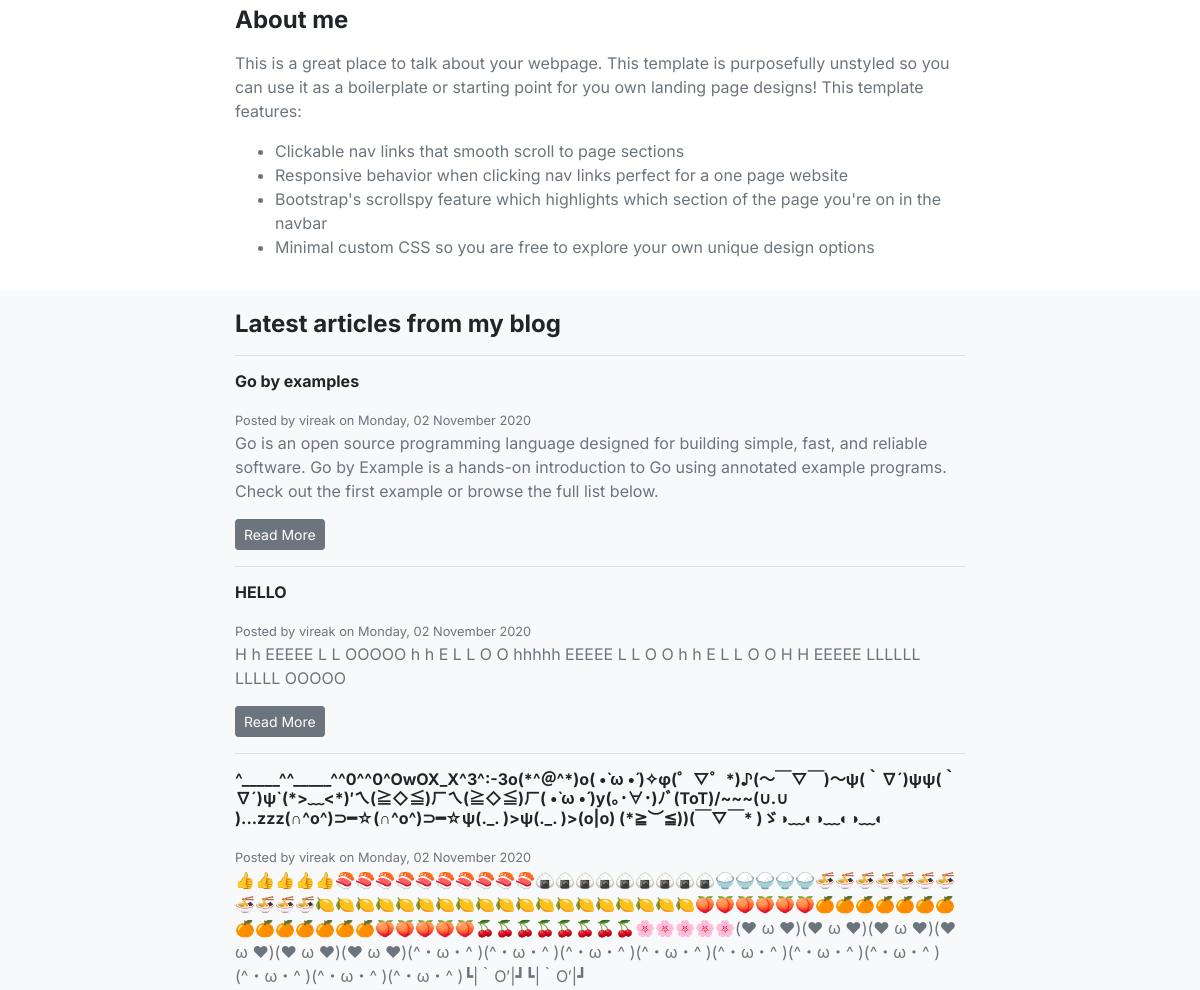
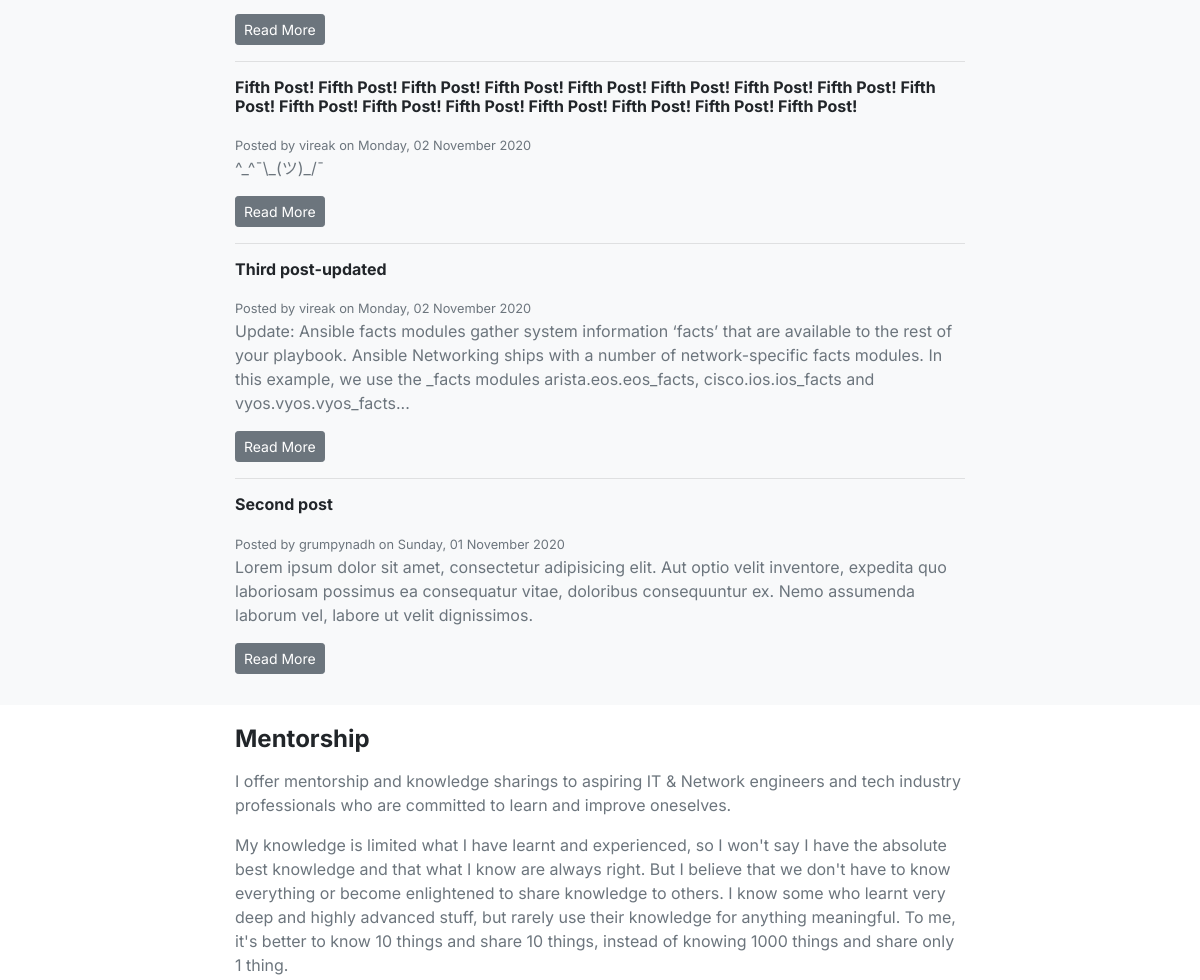
Before: / (middle part) with the older database file (2 pictures, top to bottom).
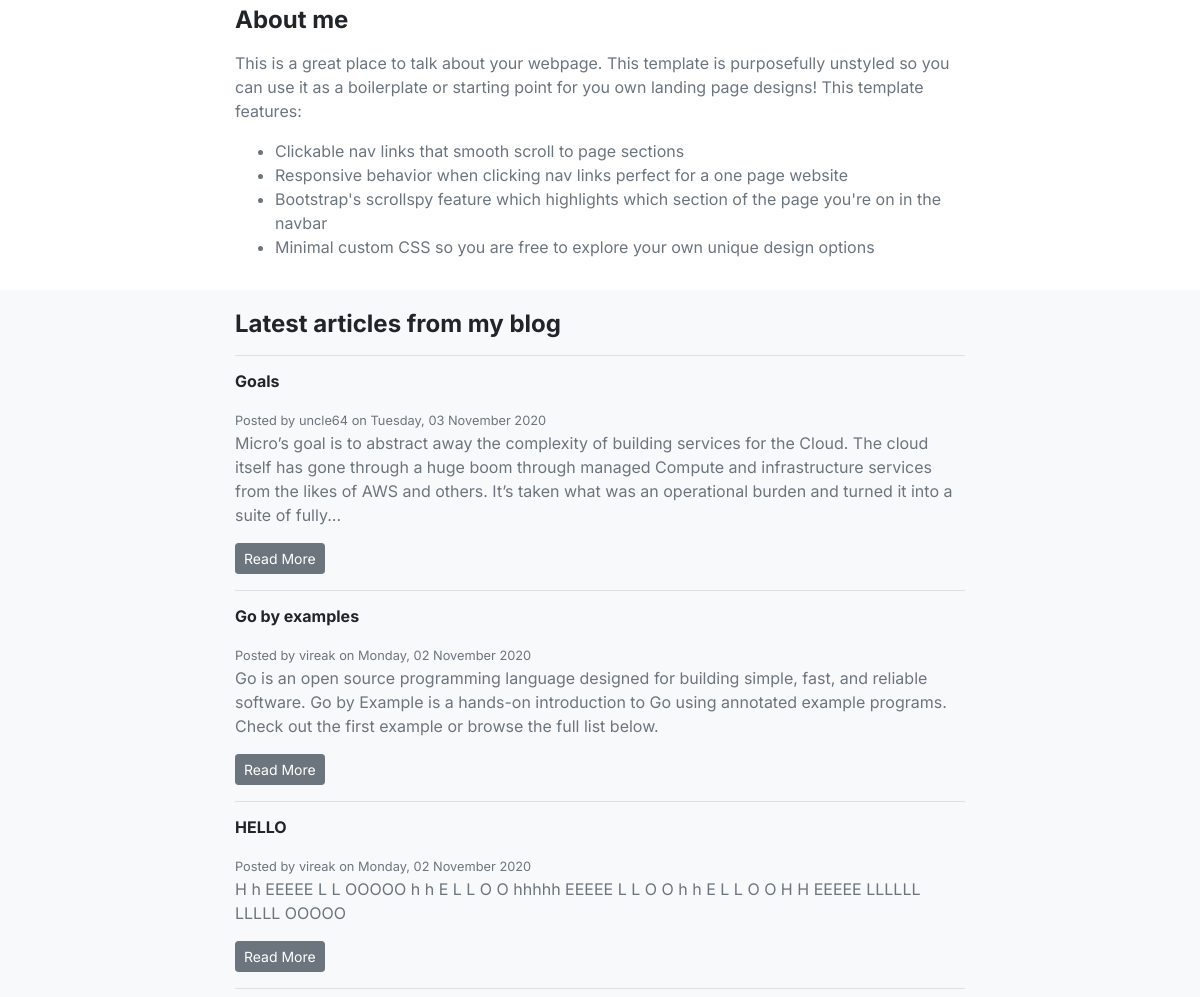
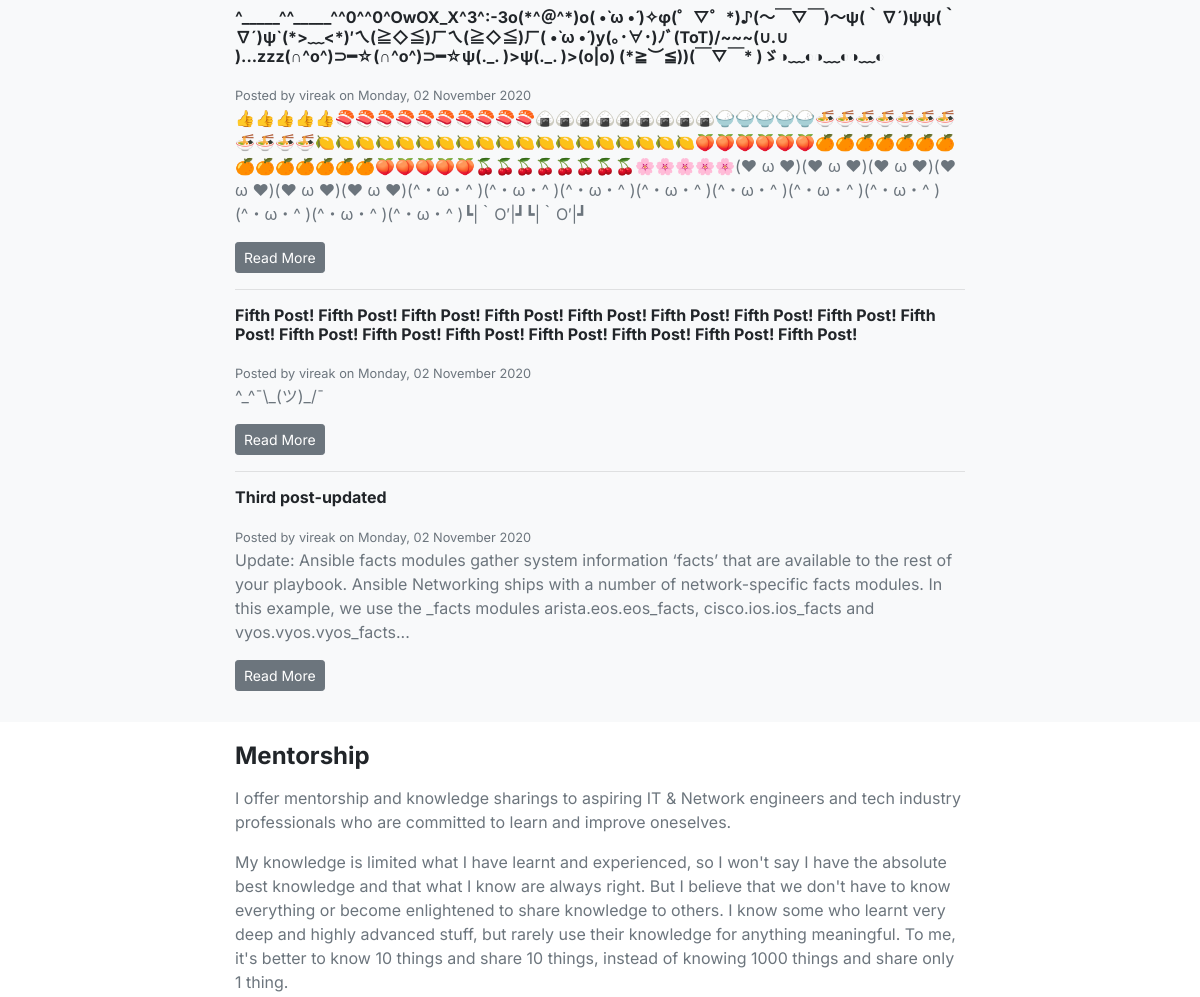
After: the same page with the newer database file (2 pictures, top to bottom).
### app/posts/models.py (models this page shows, shortened)
class Post(db.Model):
    __tablename__ = "posts"
    id = db.Column(db.Integer, primary_key=True, autoincrement=True)
    author_id = db.Column(db.Integer, db.ForeignKey('users.id'), nullable=False)
    title = db.Column(db.String(128), unique=True, nullable=False)
    content = db.Column(db.Text, nullable=False)
    tag = db.Column(db.String)
    date_posted= db.Column(db.DateTime, nullable=False, default=datetime.utcnow)
    comments = db.relationship('app.comments.models.Comment', backref='parent_post', lazy=True)

### app/users/models.py (models this page shows, shortened)
class User(db.Model):
    __tablename__ = "users"
    id = db.Column(db.Integer, primary_key=True, autoincrement=True)
    username = db.Column(db.String(24), unique=True, nullable=False)
    email = db.Column(db.String(128), unique=True, nullable=False)
    phone = db.Column(db.String(32), unique=True, nullable=False)
    password = db.Column(db.String(255), nullable=False)
    is_admin = db.Column(db.Boolean, nullable=False, server_default=str(0))
    date_registered = db.Column(db.DateTime, nullable=False, default=datetime.utcnow)
    posts = db.relationship('app.posts.models.Post', backref='author', lazy=True)
    comments = db.relationship('app.comments.models.Comment', backref='author', lazy=True)

### app/pages/views.py (the view)
class Home(View):
    methods = ["GET"]
    def dispatch_request(self):
        f = textwrap
        posts = db_posts()
        return render_template("index.html", posts=posts, textwrap=f, is_homepage=True)

### app/utils/dbutil.py (called while the page is built)
def db_posts(id=None, author_id=None, author=None, limit=None, offset=None) -> object:
    if id:
        return db.session.query(Post).filter(Post.id==id).first()
    if author_id:
        return db.session.query(Post).filter(Post.author_id==author_id).all()
    if author:
        return db.session.query(Post).filter(Post.author==author).order_by(Post.id.desc()).all()
    if limit is not None and offset is not None:
       return db.session.query(Post).order_by(Post.id.desc()).limit(limit).offset(offset).all()
    return db.session.query(Post).order_by(Post.id.desc()).all()

### app/templates/index.html (shortened to what this page needs)
{% extends 'layout.html' %}
{% block content %}
    <section id="aboutme">
        <div class="container">
        <div class="row">
            <div class="col-lg-8 mx-auto">
            <h4 class="font-weight-bold">About me</h4>
            <p class="text-muted">This is a great place to talk about your webpage. This template is purposefully unstyled so you can use it as a boilerplate or starting point for you own landing page designs! This template features:</p>
            <ul class="text-muted">
                <li>Clickable nav links that smooth scroll to page sections</li>
                <li>Responsive behavior when clicking nav links perfect for a one page website</li>
                <li>Bootstrap's scrollspy feature which highlights which section of the page you're on in the navbar</li>
                <li>Minimal custom CSS so you are free to explore your own unique design options</li>
            </ul>
            </div>
        </div>
        </div>
    </section>
    <section id="blog"  class="bg-light">
        <div class="container">
        <div class="row">
            <div class="col-lg-8 mx-auto">
                <h4 class="font-weight-bold">Latest articles from my blog</h4>
                {% for post in posts %}
                <hr/>
                <h6 class="font-weight-bold">{{ post.title }}</h6>
                <small class="text-muted" >Posted by {{ post.author.username }} on {{ post.date_posted.strftime("%A, %d %B %Y") }}</small>
                <p class="text-muted">{{ textwrap.shorten(post.content, width=300, placeholder='...') }}</p>
                <p><a href="{{ url_for('posts.SinglePost', post_id=post.id) }}"><button type="button" class="btn btn-secondary btn-sm">Read More</button></a></p>
                {% endfor %}
            </div>
        </div>
        </div>
    </section>
    <section id="mentorship">
        <div class="container">
        <div class="row">
            <div class="col-lg-8 mx-auto">
                <h4 class="font-weight-bold">Mentorship</h4>
                    <p class="text-muted">I offer mentorship and knowledge sharings to aspiring IT & Network engineers and tech industry
                        professionals who are committed to learn and improve oneselves.
                    </p>
                    <p class="text-muted">My knowledge is limited what I have learnt and experienced,
                        so I won't say I have the absolute best knowledge and that what I know are always right. But I believe that we don't have to know
                        everything or become enlightened to share knowledge to others. I know some who learnt very deep and highly advanced stuff,
                        but rarely use their knowledge for anything meaningful. To me, it's better to know 10 things and share 10 things, instead of
                        knowing 1000 things and share only 1 thing.
                    </p>
            </div>
        </div>
        </div>
    </section>
{% endblock content %}

Changed rows visible on the page:
removed Post: title "Second post", author.username "grumpynadh", date_posted "Sunday, 01 November 2020", shorten "Lorem ipsum dolor sit amet, consectetur adipisicing elit. Aut optio velit inventore, expedita quo laboriosam possimus ea consequatur vitae, doloribus consequuntur ex. Nemo assumenda laborum vel, labore ut velit dignissimos."
added Post: title "Goals", author.username "uncle64", date_posted "Tuesday, 03 November 2020", shorten "Micro’s goal is to abstract away the complexity of building services for the Cloud. The cloud itself has gone through a huge boom through managed Compute and infrastructure services from the likes of AWS and others. It’s taken what was an operational burden and turned it into a suite of fully..."
